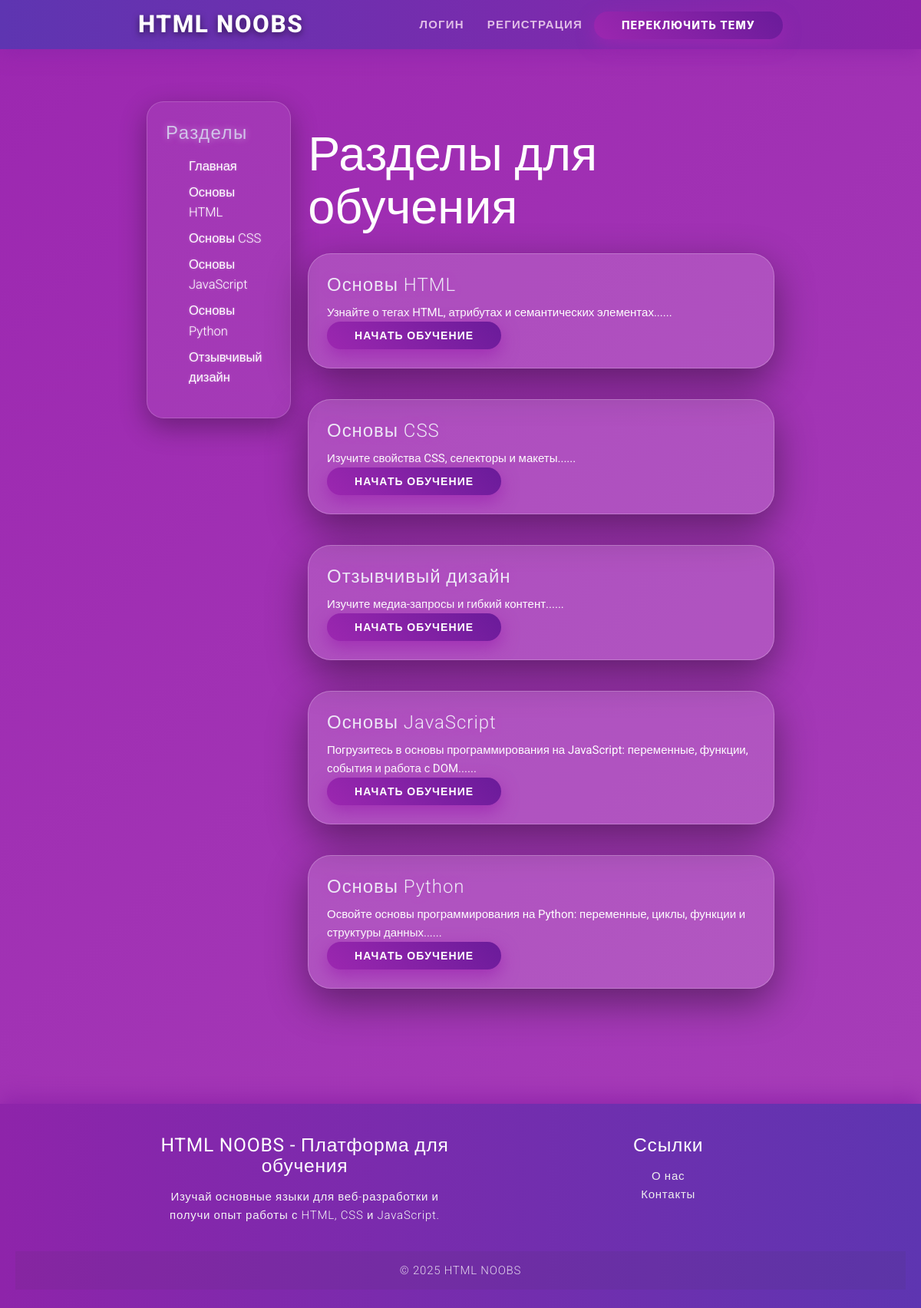
Before: / with the older database file.
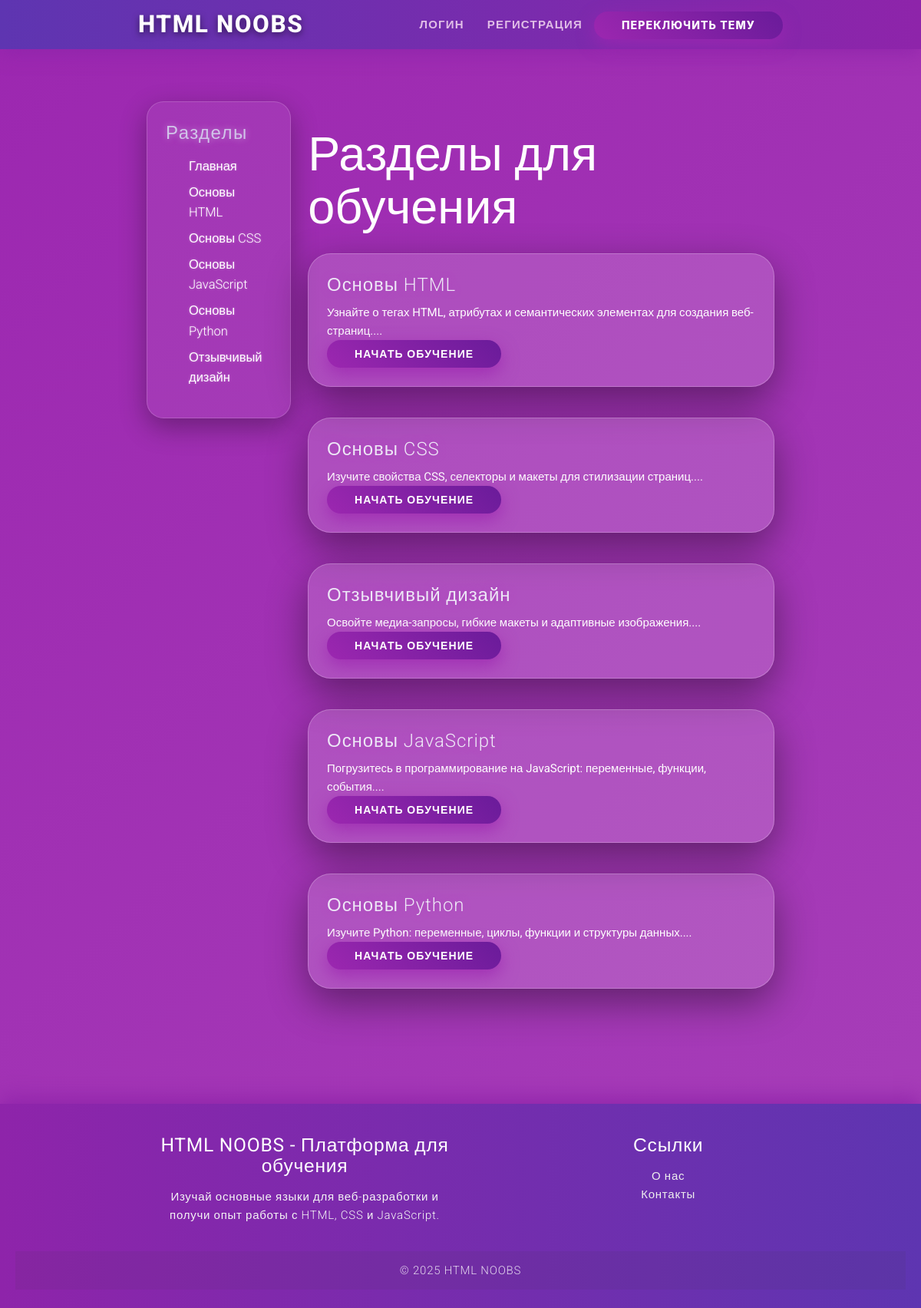
After: the same page with the newer database file.
### app.py (models this page shows)
class Topic(db.Model):
    id = db.Column(db.Integer, primary_key=True)
    title = db.Column(db.String(100), nullable=False)
    content = db.Column(db.Text, nullable=False)
    lessons = db.relationship('Lesson', backref='topic', lazy=True)
    comments = db.relationship('Comment', backref='topic', lazy=True)

### app.py (the view)
@app.route('/')
def index():
    topics = Topic.query.all()
    return render_template('index.html', topics=topics)

### templates/index.html
{% extends 'base.html' %}
{% block content %}
    <h1>Разделы для обучения</h1>
    {% for topic in topics %}
        <div class="card">
            <div class="card-content">
                <span class="card-title" id="{{ topic.title.lower().replace(' ', '-') }}">{{ topic.title }}</span>
                <p>{{ topic.content[:100] }}...</p>
                <a href="{{ url_for('topic', topic_id=topic.id) }}" class="btn blue">Начать обучение</a>
            </div>
        </div>
    {% endfor %}
{% endblock %}

### templates/base.html (shortened to what this page needs)
<!DOCTYPE html>
<html lang="en">
<head>
    <link rel="stylesheet" href="https://cdnjs.cloudflare.com/ajax/libs/materialize/1.0.0/css/materialize.min.css">
    <link rel="stylesheet" href="{{ url_for('static', filename='css/style.css') }}">
</head>
<body>
    <header>
        <nav class="blue">
            <div class="nav-wrapper container">
                <a href="/" class="brand-logo">HTML NOOBS</a>
                <ul class="right">
                    {% if session.username %}
                    <li><span>Привет, {{ session.username }}</span></li>
                    <li><a href="{{ url_for('logout') }}">Выйти</a></li>
                    {% else %}
                    <li><a href="{{ url_for('login') }}">Логин</a></li>
                    <li><a href="{{ url_for('register') }}">Регистрация</a></li>
                    {% endif %}
                    <button id="theme-toggle" class="btn blue">Переключить тему</button>
                </ul>
            </div>
        </nav>
    </header>
    <div class="container main-content">
        <div class="row">
            <aside class="col s12 m3">
                <div class="card">
                    <div class="card-content">
                        <span class="card-title">Разделы</span>
                        <ul>
                            <li><a href="/">Главная</a></li>
                            <li><a href="/#html-basics">Основы HTML</a></li>
                            <li><a href="/#css-styling">Основы CSS</a></li>
                            <li><a href="/#javascript-basics">Основы JavaScript</a></li>
                            <li><a href="/#основы-python">Основы Python</a></li>
                            <li><a href="/#responsive-design">Отзывчивый дизайн</a></li>
                        </ul>
                    </div>
                </div>
            </aside>
            <main class="col s12 m9">
                {% block content %}{% endblock %}
            </main>
        </div>
    </div>
    <footer class="page-footer blue">
        <div class="container">
            <div class="row">
                <div class="col l6 s12">
                    <h5 class="white-text">HTML NOOBS - Платформа для обучения</h5>
                    <p class="grey-text text-lighten-4">Изучай основные языки для веб-разработки и получи опыт работы с
                        HTML, CSS и JavaScript.</p>
                </div>
                <div class="col l4 offset-l2 s12">
                    <h5 class="white-text">Ссылки</h5>
                    <ul>
                        <li><a class="grey-text text-lighten-3" href="{{ url_for('about') }}">О нас</a></li>
                        <li><a class="grey-text text-lighten-3" href="{{ url_for('contacts') }}">Контакты</a></li>
                    </ul>
                </div>
            </div>
        </div>
        <div class="footer-copyright">
            <div class="container">
                © 2025 HTML NOOBS
            </div>
        </div>
    </footer>
</body>
</html>

### static/css/style.css (style rules this page uses)
body { font-family: 'Roboto', sans-serif; background: linear-gradient(135deg, #9c27b0, #ab47bc, #8e24aa, #7b1fa2); background-size: 400% 400%; min-height: 100vh; color: #ffffff; line-height: 1.6; overflow-x: hidden; -webkit-font-smoothing: antialiased; -moz-osx-font-smoothing: grayscale; animation: bgGradient 15s ease infinite; }
nav.blue { background: linear-gradient(90deg, #8e24aa, #5e35b1); box-shadow: 0 6px 25px rgba(142, 36, 170, 0.85); transition: background 0.6s ease; animation: slideDownFade 1s ease forwards; transform: translateY(-30px); opacity: 0; animation-delay: 0.2s; }
.brand-logo { font-weight: 800; font-size: 2.4rem; letter-spacing: 1.6px; text-shadow: 0 3px 9px rgba(0, 0, 0, 0.5); cursor: default; }
nav ul.right li a { font-weight: 700; text-transform: uppercase; letter-spacing: 0.08em; color: #e1bee7; position: relative; transition: color 0.35s ease, transform 0.25s ease; }
.container.main-content { margin-top: 60px; margin-bottom: 110px; }
aside .card { background: rgba(255, 255, 255, 0.06); border-radius: 22px; box-shadow: 0 12px 35px rgba(0, 0, 0, 0.32); transition: transform 0.35s cubic-bezier(0.4, 0, 0.2, 1), box-shadow 0.35s ease; will-change: transform, box-shadow; border: 1.5px solid rgba(255, 255, 255, 0.17); animation: fadeUp 0.6s ease forwards; opacity: 0; transform: translateY(30px); animation-delay: 0.3s; }
aside .card-title { font-weight: 800; font-size: 1.9rem; color: #d1c4e9; margin-bottom: 18px; letter-spacing: 0.06em; text-shadow: 0 0 8px rgba(206, 147, 216, 0.85); }
aside ul li a { color: #ce93d8; font-weight: 600; font-size: 1.1rem; transition: color 0.45s ease, text-shadow 0.45s ease, transform 0.3s ease; text-shadow: 0 0 3px rgba(206, 147, 216, 0.75); display: inline-block; cursor: pointer; }
main .card { background: rgba(255, 255, 255, 0.15); border-radius: 30px; box-shadow: 0 18px 52px rgba(0, 0, 0, 0.42); margin-bottom: 40px; transition: box-shadow 0.45s ease, transform 0.45s cubic-bezier(0.4, 0, 0.2, 1); will-change: transform, box-shadow; border: 1.8px solid rgba(255, 255, 255, 0.22); animation: fadeUpRotate 0.8s cubic-bezier(0.4, 0, 0.2, 1) forwards; opacity: 0; transform: translateY(40px) rotate(-3deg); animation-delay: 0.5s; }
main .card-title { color: #ede7f6; font-weight: 800; font-size: 2.3rem; margin-bottom: 16px; letter-spacing: 0.04em; text-shadow: 0 0 10px rgba(171, 71, 188, 1); }
.btn.blue { position: relative; background: linear-gradient(45deg, #9c27b0, #6a1b9a); box-shadow: 0 8px 22px rgba(156, 39, 176, 0.8); border-radius: 40px; padding: 0 36px; font-weight: 800; letter-spacing: 0.08em; overflow: hidden; transition: background 0.5s ease, box-shadow 0.5s ease, transform 0.3s ease; cursor: pointer; will-change: transform, box-shadow; user-select: none; outline: none; }
.btn.blue::before { content: ""; position: absolute; border-radius: 50%; background: rgba(255, 255, 255, 0.35); width: 120%; height: 120%; top: 50%; left: 50%; transform: translate(-50%, -50%) scale(0); opacity: 0; transition: transform 0.6s ease, opacity 0.6s ease; pointer-events: none; filter: blur(8px); z-index: 1; }
.page-footer.blue { background: linear-gradient(90deg, #8e24aa, #5e35b1); box-shadow: 0 -8px 25px rgba(142, 36, 170, 0.9); text-align: center; padding: 24px 20px; font-weight: 300; letter-spacing: 0.05em; color: #ffffff; }
.card-content ul { margin-top: 1rem; list-style-type: disc; padding-left: 2rem; }
.card-content ul li { margin-bottom: 0.5rem; }
.card-content ul li a { color: #ffffff; transition: none; font-weight: 300; }

Changed rows visible on the page:
changed Topic "Основы HTML": content "Узнайте о тегах HTML, атрибутах и семантических элементах..." → "Узнайте о тегах HTML, атрибутах и семантических элементах для создания веб-страниц."
changed Topic "Основы CSS": content "Изучите свойства CSS, селекторы и макеты..." → "Изучите свойства CSS, селекторы и макеты для стилизации страниц."
changed Topic "Отзывчивый дизайн": content "Изучите медиа-запросы и гибкий контент..." → "Освойте медиа-запросы, гибкие макеты и адаптивные изображения."
changed Topic "Основы JavaScript": content "Погрузитесь в основы программирования на JavaScript: переменные, функции, события и работа с DOM..." → "Погрузитесь в программирование на JavaScript: переменные, функции, события."
changed Topic "Основы Python": content "Освойте основы программирования на Python: переменные, циклы, функции и структуры данных..." → "Изучите Python: переменные, циклы, функции и структуры данных."
